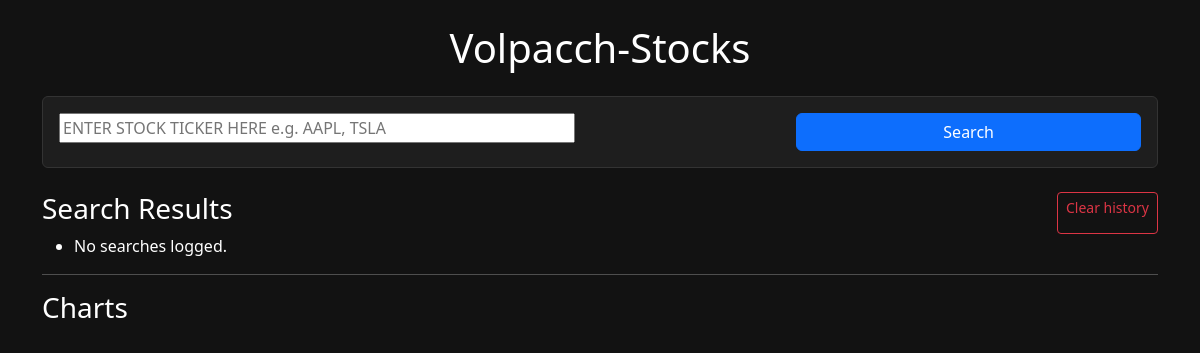
Before: / with the older database file.
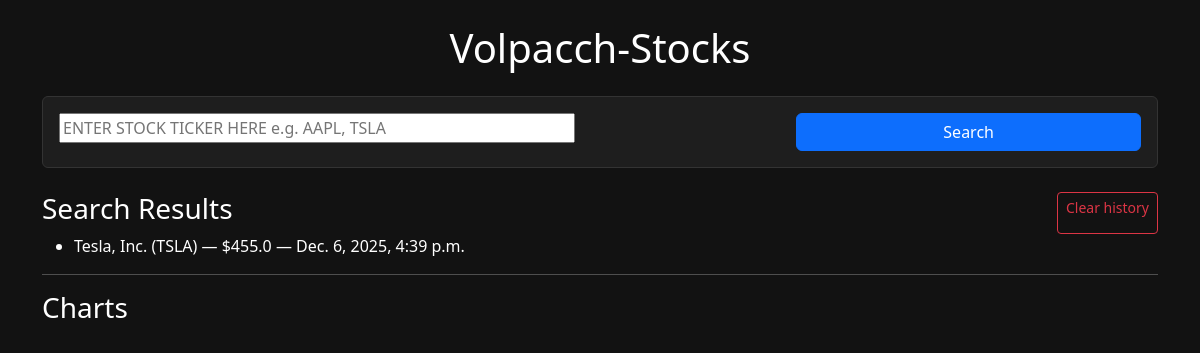
After: the same page with the newer database file.
### tracker/models.py (models this page shows, shortened)
class StockSearch(models.Model):
    ticker = models.CharField(max_length=20)
    name = models.CharField(max_length=100)
    fetched_price = models.FloatField()
    searched_at = models.DateTimeField(auto_now_add=True)
    class Meta:
        ordering = ["-searched_at"]

### tracker/views.py (the view)
# urls.py: path("", views.home, name="home"),
def home(request):
    history = StockSearch.objects.all()
    chart_path = ""
    if request.method == "POST":
        form = StockForm(request.POST)
        if form.is_valid():
            ticker = form.cleaned_data["ticker"].upper()
            name_and_price = fetch_stock_data(ticker)
            if not any(name_and_price):
                return render(
                    request,
                    "index.html",
                    {
                        "form": form,
                        "error": f"No data found for ticker '{ticker}'",
                        "charts": chart_path,
                        "history": history,
                    },
                )
            StockSearch.objects.create(
                ticker=ticker,
                name=name_and_price["name"],
                fetched_price=name_and_price["price"],
            )
            data = fetch_stock_history(ticker)
            if data:
                chart_path = make_charts(data, ticker)
            return render(
                    request,
                    "index.html",
                    {
                        "form": form,
                        "charts": chart_path,
                        "history": history,
                    },
                        )
    else:
        form = StockForm()
    return render(
        request,
        "index.html",
        {
            "form": form,
            "charts": chart_path,
            "history": history,
        },
    )

### tracker/forms.py
class StockForm(forms.Form):
    ticker = forms.CharField(
        label="Enter Ticker",
        max_length=20,
        widget=forms.TextInput(
            attrs={"placeholder": "ENTER STOCK TICKER HERE e.g. AAPL, TSLA", "size": 50}
        ),
    )

### tracker/templates/index.html (shortened to what this page needs)
<!DOCTYPE html>
<html>
<head>
    <link rel="stylesheet" href="https://cdn.jsdelivr.net/npm/bootstrap@5.3.2/dist/css/bootstrap.min.css">
</head>
<body class="pt-4">
<div class="container">
    <h1 class="text-center mb-4">Volpacch-Stocks</h1>
    <div class="card p-3 mb-4">
        <form method="POST">
            <div class="row">
                <div class="col-md-8">
                    {{ form.ticker }}
                </div>
                <div class="col-md-4">
                    <button class="btn btn-primary w-100">Search</button>
                </div>
            </div>
        </form>
    </div>
    <div class="d-flex justify-content-between">
        <h3>Search Results</h3>
        <a href="/clear_history/" class="btn btn-outline-danger btn-sm">Clear history</a>
    </div>
    <ul>
        {% for s in history %}
            <li>{{ s.name }} ({{ s.ticker }}) — ${{ s.fetched_price }} — {{ s.searched_at }}</li>
        {% empty %}
            <li>No searches logged.</li>
        {% endfor %}
    </ul>
    <hr>
    <h3>Charts</h3>
</body>
</html>

### tracker/templates/index.html (style rules this page uses)
body { background: #121212; color: white; }
.card { background: #1e1e1e; border: 1px solid #333; }

Changed rows visible on the page:
added StockSearch: name "Tesla, Inc.", ticker "TSLA", fetched_price "455.0", searched_at "Dec. 6, 2025, 4:39 p.m."
Other visible differences:
text no longer shown: "No searches logged."
